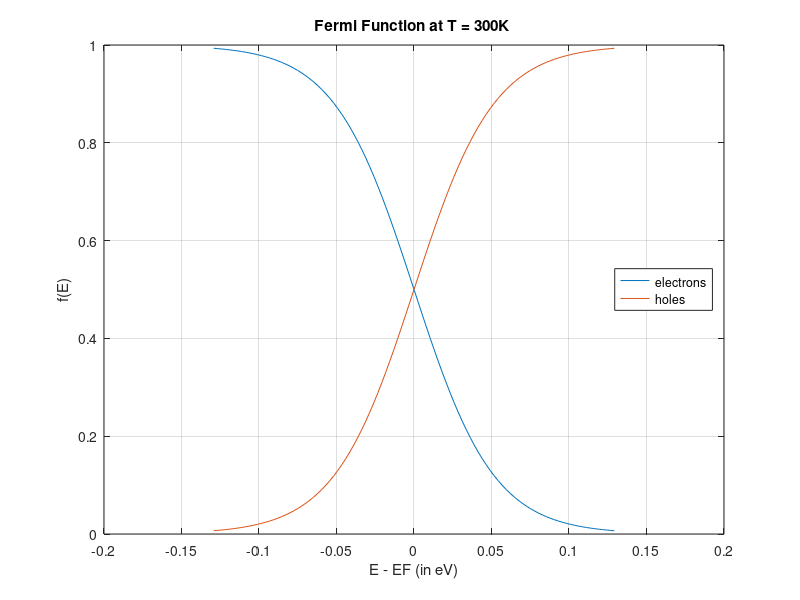

Recreate this plot in MATLAB.
%Question 1: Plotting the Fermi Function for electrons and holes at T=300 K
 
%Defining the Constants and the Variables 
k = 8.617e-5;
T=300;
kT = k*T;
dE(1,1) = -5*kT;
for i = 1:101
    f(1,i) = 1/(1 + exp(dE(1,i)/kT));
    dE(1,i +1) = dE(1,i) + 0.1*kT;
end
dE = dE(:,1:i);
close
%Plot 
plot(dE',f');
hold on
 
plot(dE', (1-f)');
hold off
grid;
 
legend('electrons','holes','Location','east');
xlabel('E - EF (in eV)');
ylabel('f(E)');
title('Fermi Function at T = 300K ');

